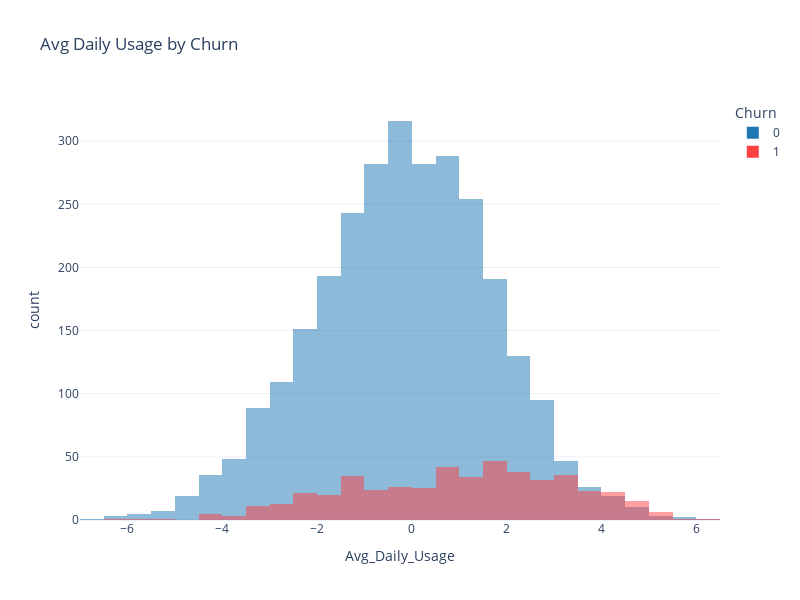
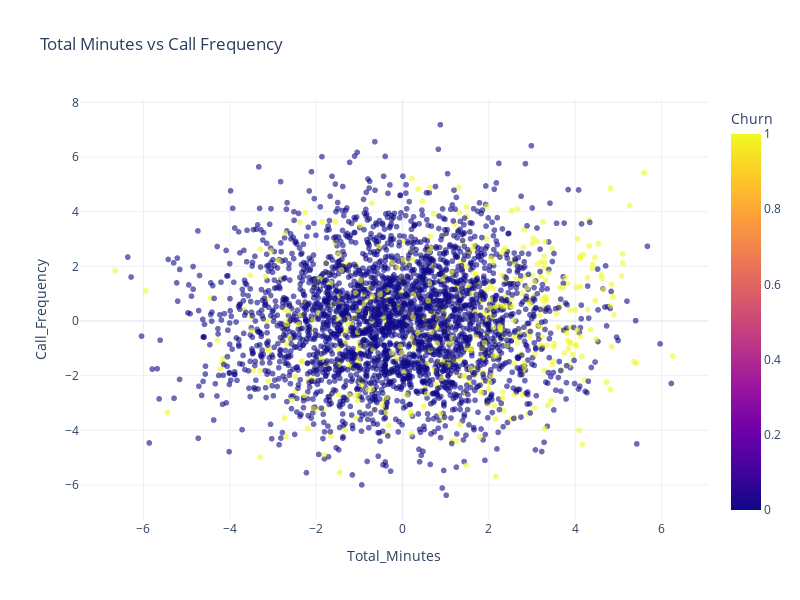
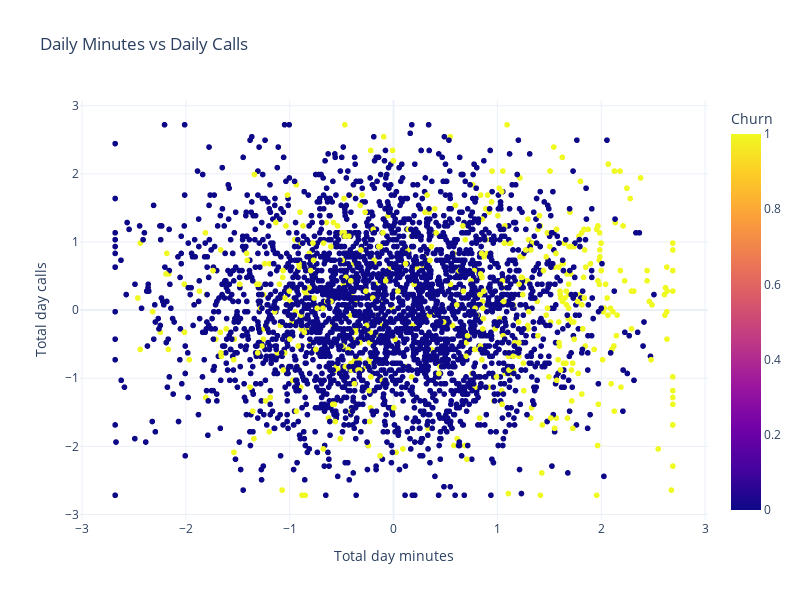
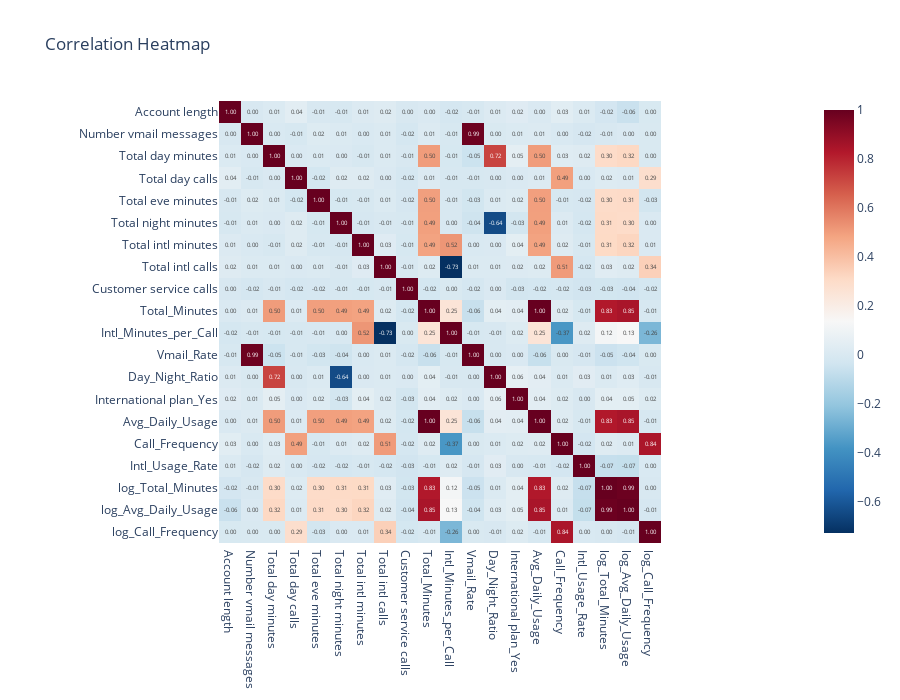

These figures' notebook cell, in order:
### Code cell
out_dir = str(INTER_VIZ)

# 1. Avg Daily Usage Histogram
if "Avg_Daily_Usage" in df.columns:
    f = px.histogram(df, x="Avg_Daily_Usage", color="Churn", nbins=40,
                     barmode="overlay", color_discrete_map=colors,
                     title="Avg Daily Usage by Churn")
    f.update_layout(template="plotly_white", height=600, width=800)
    f.show()
    f.write_html(os.path.join(out_dir, "daily_usage_histogram.html"))

# 2. Total Minutes vs Call Frequency
if {"Total_Minutes", "Call_Frequency"}.issubset(df.columns):
    f = px.scatter(df, x="Total_Minutes", y="Call_Frequency", color="Churn",
                   color_discrete_map=colors, opacity=0.6,
                   title="Total Minutes vs Call Frequency")
    f.update_layout(template="plotly_white", height=600, width=800)
    f.show()
    f.write_html(os.path.join(out_dir, "total_minutes_vs_call_frequency.html"))

# 3. Tenure Box (extra copy)
if "Customer_tenure_months" in df.columns:
    f = px.box(df, x="Churn", y="Customer_tenure_months", color="Churn",
               color_discrete_map=colors, title="Customer Tenure by Churn")
    f.update_layout(template="plotly_white", height=600, width=800)
    f.show()
    f.write_html(os.path.join(out_dir, "tenure_box_extra.html"))

# 4. Daily Minutes vs Daily Calls
if {"Total day minutes", "Total day calls"}.issubset(df.columns):
    f = px.scatter(df, x="Total day minutes", y="Total day calls",
                   color="Churn", color_discrete_map=colors,
                   title="Daily Minutes vs Daily Calls")
    f.update_layout(template="plotly_white", height=600, width=800)
    f.show()
    f.write_html(os.path.join(out_dir, "daily_minutes_vs_calls.html"))

# 5. Churn Rate by Tenure Group
if "Customer_tenure_months" in df.columns:
    df_temp = df.copy()
    df_temp["Tenure_Group"] = pd.qcut(df_temp["Customer_tenure_months"], 5,
                                     labels=["VL","L","M","H","VH"])
    churn_rate = df_temp.groupby("Tenure_Group")["Churn"].mean().reset_index()
    f = px.line(churn_rate, x="Tenure_Group", y="Churn", markers=True,
                title="Churn Rate by Tenure Group",
                color_discrete_sequence=[colors[1]])
    f.update_layout(template="plotly_white", height=600, width=800)
    f.show()
    f.write_html(os.path.join(out_dir, "tenure_churn_rate.html"))

# 6. Correlation Heatmap
num_cols = X.select_dtypes(include=[np.number]).columns
if len(num_cols) > 1:
    corr = df[num_cols].corr()
    f = px.imshow(corr, text_auto=".2f", color_continuous_scale="RdBu_r",
                  title="Correlation Heatmap")
    f.update_layout(template="plotly_white", height=700, width=900)
    f.show()
    f.write_html(os.path.join(out_dir, "correlation_heatmap.html"))

### Figure 1 — Plotly figure (JSON) as saved in the notebook; plotly's stock layout.template omitted (floating-point values rounded to 4 significant figures; data arrays with more than 128 entries replaced by an {"elided": "..."} marker saying what was removed)
{"data": [{"alignmentgroup": "True", "bingroup": "x", "hovertemplate": "Churn=0<br>Avg_Daily_Usage=%{x}<br>count=%{y}<extra></extra>", "legendgroup": "0", "marker": {"color": "#1f77b4", "opacity": 0.5, "pattern": {"shape": ""}}, "name": "0", "nbinsx": 40, "offsetgroup": "0", "orientation": "v", "showlegend": true, "type": "histogram", "x": {"elided": "2850 float values"}, "xaxis": "x", "yaxis": "y"}, {"alignmentgroup": "True", "bingroup": "x", "hovertemplate": "Churn=1<br>Avg_Daily_Usage=%{x}<br>count=%{y}<extra></extra>", "legendgroup": "1", "marker": {"color": "#ff4040", "opacity": 0.5, "pattern": {"shape": ""}}, "name": "1", "nbinsx": 40, "offsetgroup": "1", "orientation": "v", "showlegend": true, "type": "histogram", "x": {"elided": "483 float values"}, "xaxis": "x", "yaxis": "y"}], "layout": {"barmode": "overlay", "height": 600, "legend": {"title": {"text": "Churn"}, "tracegroupgap": 0}, "title": {"text": "Avg Daily Usage by Churn"}, "width": 800, "xaxis": {"anchor": "y", "domain": [0, 1], "title": {"text": "Avg_Daily_Usage"}}, "yaxis": {"anchor": "x", "domain": [0, 1], "title": {"text": "count"}}}}

### Figure 2 — Plotly figure (JSON) as saved in the notebook; plotly's stock layout.template omitted (floating-point values rounded to 4 significant figures; data arrays with more than 128 entries replaced by an {"elided": "..."} marker saying what was removed)
{"data": [{"hovertemplate": "Total_Minutes=%{x}<br>Call_Frequency=%{y}<br>Churn=%{marker.color}<extra></extra>", "legendgroup": "", "marker": {"color": {"elided": "3333 int values"}, "coloraxis": "coloraxis", "opacity": 0.6, "symbol": "circle"}, "mode": "markers", "name": "", "showlegend": false, "type": "scattergl", "x": {"elided": "3333 float values"}, "xaxis": "x", "y": {"elided": "3333 float values"}, "yaxis": "y"}], "layout": {"coloraxis": {"colorbar": {"title": {"text": "Churn"}}, "colorscale": [[0, "#0d0887"], [0.1111, "#46039f"], [0.2222, "#7201a8"], [0.3333, "#9c179e"], [0.4444, "#bd3786"], [0.5556, "#d8576b"], [0.6667, "#ed7953"], [0.7778, "#fb9f3a"], [0.8889, "#fdca26"], [1, "#f0f921"]]}, "height": 600, "legend": {"tracegroupgap": 0}, "title": {"text": "Total Minutes vs Call Frequency"}, "width": 800, "xaxis": {"anchor": "y", "domain": [0, 1], "title": {"text": "Total_Minutes"}}, "yaxis": {"anchor": "x", "domain": [0, 1], "title": {"text": "Call_Frequency"}}}}

### Figure 3 — Plotly figure (JSON) as saved in the notebook; plotly's stock layout.template omitted (floating-point values rounded to 4 significant figures; data arrays with more than 128 entries replaced by an {"elided": "..."} marker saying what was removed)
{"data": [{"hovertemplate": "Total day minutes=%{x}<br>Total day calls=%{y}<br>Churn=%{marker.color}<extra></extra>", "legendgroup": "", "marker": {"color": {"elided": "3333 int values"}, "coloraxis": "coloraxis", "symbol": "circle"}, "mode": "markers", "name": "", "showlegend": false, "type": "scattergl", "x": {"elided": "3333 float values"}, "xaxis": "x", "y": {"elided": "3333 float values"}, "yaxis": "y"}], "layout": {"coloraxis": {"colorbar": {"title": {"text": "Churn"}}, "colorscale": [[0, "#0d0887"], [0.1111, "#46039f"], [0.2222, "#7201a8"], [0.3333, "#9c179e"], [0.4444, "#bd3786"], [0.5556, "#d8576b"], [0.6667, "#ed7953"], [0.7778, "#fb9f3a"], [0.8889, "#fdca26"], [1, "#f0f921"]]}, "height": 600, "legend": {"tracegroupgap": 0}, "title": {"text": "Daily Minutes vs Daily Calls"}, "width": 800, "xaxis": {"anchor": "y", "domain": [0, 1], "title": {"text": "Total day minutes"}}, "yaxis": {"anchor": "x", "domain": [0, 1], "title": {"text": "Total day calls"}}}}

### Figure 4 — Plotly figure (JSON) as saved in the notebook; plotly's stock layout.template omitted (floating-point values rounded to 4 significant figures; data arrays with more than 128 entries replaced by an {"elided": "..."} marker saying what was removed)
{"data": [{"coloraxis": "coloraxis", "hovertemplate": "x: %{x}<br>y: %{y}<br>color: %{z}<extra></extra>", "name": "0", "texttemplate": "%{z:.2f}", "type": "heatmap", "x": ["Account length", "Number vmail messages", "Total day minutes", "Total day calls", "Total eve minutes", "Total night minutes", "Total intl minutes", "Total intl calls", "Customer service calls", "Total_Minutes", "Intl_Minutes_per_Call", "Vmail_Rate", "Day_Night_Ratio", "International plan_Yes", "Avg_Daily_Usage", "Call_Frequency", "Intl_Usage_Rate", "log_Total_Minutes", "log_Avg_Daily_Usage", "log_Call_Frequency"], "xaxis": "x", "y": ["Account length", "Number vmail messages", "Total day minutes", "Total day calls", "Total eve minutes", "Total night minutes", "Total intl minutes", "Total intl calls", "Customer service calls", "Total_Minutes", "Intl_Minutes_per_Call", "Vmail_Rate", "Day_Night_Ratio", "International plan_Yes", "Avg_Daily_Usage", "Call_Frequency", "Intl_Usage_Rate", "log_Total_Minutes", "log_Avg_Daily_Usage", "log_Call_Frequency"], "yaxis": "y", "z": {"elided": "20x20 float values"}}], "layout": {"coloraxis": {"colorscale": [[0, "rgb(5,48,97)"], [0.1, "rgb(33,102,172)"], [0.2, "rgb(67,147,195)"], [0.3, "rgb(146,197,222)"], [0.4, "rgb(209,229,240)"], [0.5, "rgb(247,247,247)"], [0.6, "rgb(253,219,199)"], [0.7, "rgb(244,165,130)"], [0.8, "rgb(214,96,77)"], [0.9, "rgb(178,24,43)"], [1, "rgb(103,0,31)"]]}, "height": 700, "title": {"text": "Correlation Heatmap"}, "width": 900, "xaxis": {"anchor": "y", "constrain": "domain", "domain": [0, 1], "scaleanchor": "y"}, "yaxis": {"anchor": "x", "autorange": "reversed", "constrain": "domain", "domain": [0, 1]}}}
